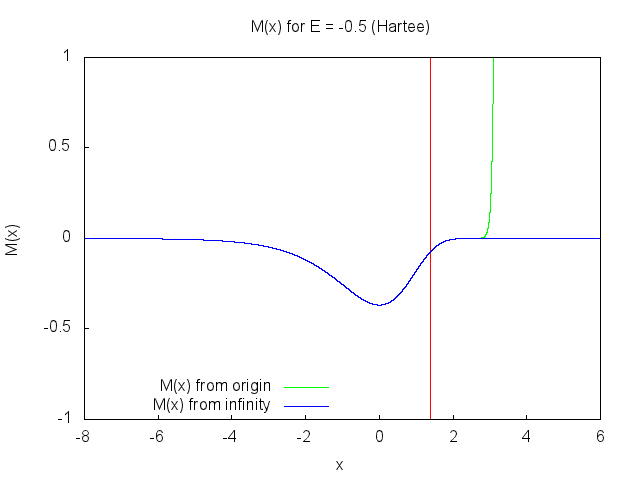

Reproduce this figure in gnuplot.
#!/gnuplot
#
#    
#    	G N U P L O T
#    	Version 5.0 patchlevel 0    last modified 2015-01-01 
#    
#    	Copyright (C) 1986-1993, 1998, 2004, 2007-2015
#    	Thomas Williams, Colin Kelley and many others
#    
#    	gnuplot home:     http://www.gnuplot.info
#    	faq, bugs, etc:   type "help FAQ"
#    	immediate help:   type "help"  (plot window: hit 'h')
# set terminal windows 0 color solid butt enhanced
# set output
unset clip points
set clip one
unset clip two
set bar 1.000000 front
set border 31 front lt black linewidth 1.000 dashtype solid
set zdata 
set ydata 
set xdata 
set y2data 
set x2data 
set boxwidth
set style fill  empty border
set style rectangle back fc  bgnd fillstyle   solid 1.00 border lt -1
set style circle radius graph 0.02, first 0.00000, 0.00000 
set style ellipse size graph 0.05, 0.03, first 0.00000 angle 0 units xy
set dummy x, y
set format x "% h" 
set format y "% h" 
set format x2 "% h" 
set format y2 "% h" 
set format z "% h" 
set format cb "% h" 
set format r "% h" 
set timefmt "%d/%m/%y,%H:%M"
set angles radians
unset grid
set raxis
set style parallel front  lt black linewidth 2.000 dashtype solid
set key title ""
set key inside left bottom vertical Right noreverse enhanced autotitle nobox
set key noinvert samplen 4 spacing 1 width 0 height 0 
set key maxcolumns 0 maxrows 0
set key noopaque
unset label
unset arrow
set arrow 1 from 1.38009, -1.00000, 0.00000 to 1.38009, 1.00000, 0.00000 nohead back nofilled lt black linewidth 1.000 dashtype solid
set arrow 2 from 1.38009, 1.00000e-006, 0.00000 to 1.38009, 10.0000, 0.00000 nohead back nofilled lt black linewidth 1.000 dashtype solid
set style increment default
unset style line
unset style arrow
set style histogram clustered gap 2 title textcolor lt -1
unset object
set style textbox transparent margins  1.0,  1.0 border
unset logscale
set offsets 0, 0, 0, 0
set pointsize 1
set pointintervalbox 1
set encoding default
unset polar
unset parametric
unset decimalsign
set view 60, 30, 1, 1
set samples 100, 100
set isosamples 10, 10
set surface 
unset contour
set cntrlabel  format '%8.3g' font '' start 5 interval 20
set mapping cartesian
set datafile separator ","
unset hidden3d
set cntrparam order 4
set cntrparam linear
set cntrparam levels auto 5
set cntrparam points 5
set size ratio 0 1,1
set origin 0,0
set style data points
set style function lines
unset xzeroaxis
unset yzeroaxis
unset zzeroaxis
unset x2zeroaxis
unset y2zeroaxis
set ticslevel 0.5
set tics scale  1, 0.5, 1, 1, 1
set mxtics default
set mytics default
set mztics default
set mx2tics default
set my2tics default
set mcbtics default
set mrtics default
set xtics border in scale 1,0.5 nomirror norotate  autojustify
set xtics autofreq  norangelimit
set ytics border in scale 1,0.5 nomirror norotate  autojustify
set ytics autofreq  norangelimit
set ztics border in scale 1,0.5 nomirror norotate  autojustify
set ztics autofreq  norangelimit
unset x2tics
unset y2tics
set cbtics border in scale 1,0.5 mirror norotate  autojustify
set cbtics autofreq  norangelimit
set rtics axis in scale 1,0.5 nomirror norotate  autojustify
set rtics autofreq  norangelimit
unset paxis 1 tics
unset paxis 2 tics
unset paxis 3 tics
unset paxis 4 tics
unset paxis 5 tics
unset paxis 6 tics
unset paxis 7 tics
set title "M(x) for E = -0.5 (Hartee)" 
set title  font "" norotate
set timestamp bottom 
set timestamp "" 
set timestamp  font "" norotate
set rrange [ * : * ] noreverse nowriteback
set trange [ * : * ] noreverse nowriteback
set urange [ * : * ] noreverse nowriteback
set vrange [ * : * ] noreverse nowriteback
set xlabel "x" 
set xlabel  font "" textcolor lt -1 norotate
set x2label "" 
set x2label  font "" textcolor lt -1 norotate
set xrange [ -8.00000 : 6.00000 ] noreverse nowriteback
set x2range [ * : * ] noreverse nowriteback
set ylabel "M(x)" 
set ylabel  font "" textcolor lt -1 rotate by -270
set y2label "" 
set y2label  font "" textcolor lt -1 rotate by -270
set yrange [ -1.00000 : 1.00000 ] noreverse nowriteback
set y2range [ * : * ] noreverse nowriteback
set zlabel "" 
set zlabel  font "" textcolor lt -1 norotate
set zrange [ * : * ] noreverse nowriteback
set cblabel "" 
set cblabel  font "" textcolor lt -1 rotate by -270
set cbrange [ * : * ] noreverse nowriteback
set paxis 1 range [ * : * ] noreverse nowriteback
set paxis 2 range [ * : * ] noreverse nowriteback
set paxis 3 range [ * : * ] noreverse nowriteback
set paxis 4 range [ * : * ] noreverse nowriteback
set paxis 5 range [ * : * ] noreverse nowriteback
set paxis 6 range [ * : * ] noreverse nowriteback
set paxis 7 range [ * : * ] noreverse nowriteback
set zero 1e-008
set lmargin  -1
set bmargin  -1
set rmargin  -1
set tmargin  -1
set locale "Japanese_Japan.932"
set pm3d explicit at s
set pm3d scansautomatic
set pm3d interpolate 1,1 flush begin noftriangles noborder corners2color mean
set palette positive nops_allcF maxcolors 0 gamma 1.5 color model RGB 
set palette rgbformulae 7, 5, 15
set colorbox default
set colorbox vertical origin screen 0.9, 0.2, 0 size screen 0.05, 0.6, 0 front bdefault
set style boxplot candles range  1.50 outliers pt 7 separation 1 labels auto unsorted
set loadpath 
set fontpath 
set psdir
set fit brief errorvariables nocovariancevariables errorscaling prescale nowrap v5
GNUTERM = "windows"
ARGC = 0
ARG0 = ""
x = 0.0
## Last datafile plotted: "x_infinity_lx_mx.csv"
p "x_origin_lx_mx.csv" using 2:4 title "M(x) from origin" with l lc rgb "green", "x_infinity_lx_mx.csv" using 2:4 title "M(x) from infinity" with l lc rgb "blue"
#    EOF
